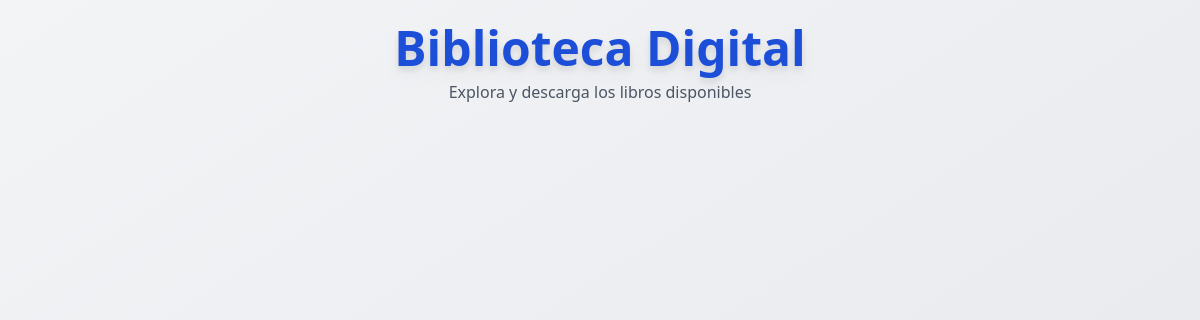
/code/micro/view.php, run on an earlier commit of the app's database.
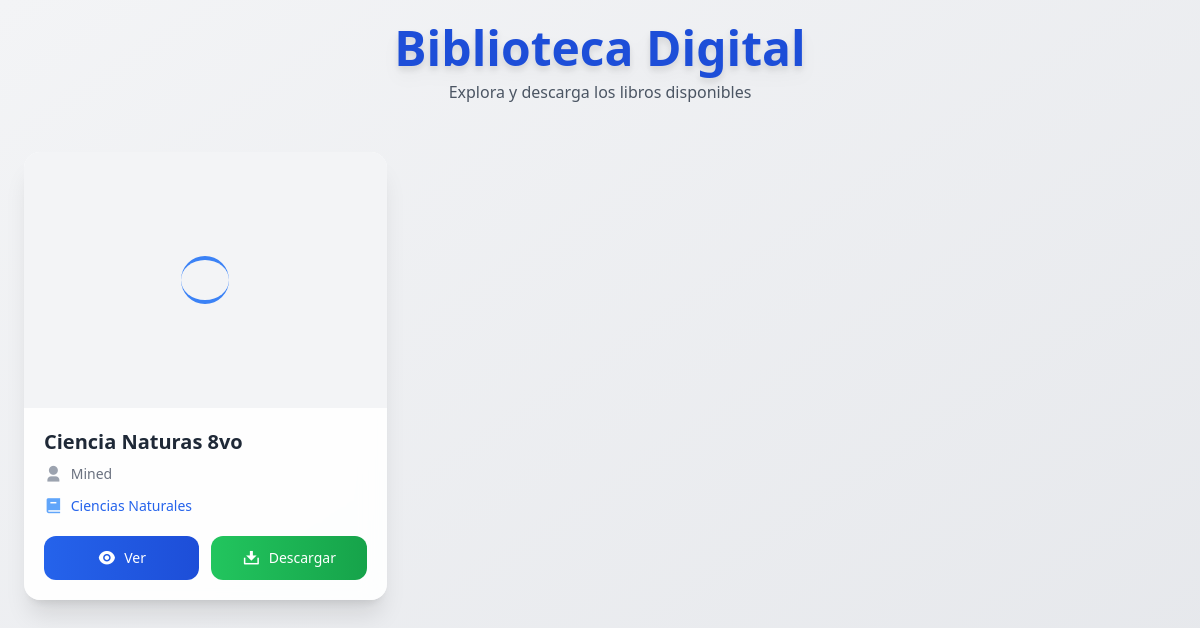
And on a later commit of the database.
### tables this page shows
CREATE TABLE `libros` (
  `id_libro` int NOT NULL,
  `id_asignatura` int NOT NULL,
  `titulo` varchar(100) NOT NULL,
  `autor` varchar(100) DEFAULT NULL,
  `ruta_pdf` varchar(255) NOT NULL,
  `fecha_subida` datetime DEFAULT CURRENT_TIMESTAMP
);

CREATE TABLE `asignaturas` (
  `id_asignatura` int NOT NULL,
  `nombre_asignatura` varchar(50) NOT NULL,
  `id_grado` int NOT NULL,
  `ruta_imagen` varchar(255) DEFAULT '../../img/Asignatura/predeterminada.png'
);

### code/micro/view.php (the view, shortened to what this page needs)
<?php
$host = "localhost";
$user = "root";
$pass = "mysql";
$db   = "project_db";
$conn = new mysqli($host, $user, $pass, $db);
$sql = "SELECT l.id_libro, l.titulo, l.autor, l.ruta_pdf, a.nombre_asignatura
        FROM libros l
        JOIN asignaturas a ON l.id_asignatura = a.id_asignatura
        ORDER BY l.fecha_subida DESC";
$result = $conn->query($sql);
?>
<!DOCTYPE html>
<html lang="es">
<head>
  <script src="https://cdn.tailwindcss.com"></script>
  <link href="https://cdn.jsdelivr.net/npm/remixicon@4.2.0/fonts/remixicon.css" rel="stylesheet">
</head>
<body class="bg-gradient-to-br from-gray-100 to-gray-200 min-h-screen p-6">
  <header class="text-center mb-12">
    <h1 class="text-4xl md:text-5xl font-extrabold text-blue-700 drop-shadow-lg">
      Biblioteca Digital
    </h1>
    <p class="text-gray-600 mt-2 text-sm md:text-base">Explora y descarga los libros disponibles</p>
  </header>
  <div class="grid grid-cols-1 sm:grid-cols-2 lg:grid-cols-3 xl:grid-cols-4 gap-8">
    <?php while ($row = $result->fetch_assoc()): ?>
      <div
        class="bg-white/90 backdrop-blur-md shadow-xl rounded-2xl overflow-hidden hover:shadow-2xl transform hover:scale-[1.03] transition-all duration-300 flex flex-col">
        <div class="h-64 bg-gray-100 flex items-center justify-center relative">
          <div id="loader-<?php echo $row['id_libro']; ?>" class="absolute">
            <div class="animate-spin rounded-full h-12 w-12 border-t-4 border-b-4 border-blue-500"></div>
          </div>
        </div>
        <div class="p-5 flex-1 flex flex-col">
          <h2
            class="text-lg md:text-xl font-semibold text-gray-800 mb-1 truncate"
            title="<?php echo htmlspecialchars($row['titulo']); ?>">
            <?php echo htmlspecialchars($row['titulo']); ?>
          </h2>
          <p class="text-gray-500 text-sm mb-1 flex items-center gap-2">
            <i class="ri-user-3-fill text-gray-400 text-lg"></i>
            <?php echo htmlspecialchars($row['autor']); ?>
          </p>
          <p class="text-blue-600 text-sm font-medium mb-4 flex items-center gap-2">
            <i class="ri-book-2-fill text-blue-400 text-lg"></i>
            <?php echo htmlspecialchars($row['nombre_asignatura']); ?>
          </p>
          <div class="mt-auto flex gap-3">
            <a href="/proyect_sistem/code/pdfjs/web/viewer.html?file=/proyect_sistem/code/pdfs/<?php echo urlencode(basename($row['ruta_pdf'])); ?>"
              target="_blank"
              class="flex-1 text-center px-4 py-2 bg-gradient-to-r from-blue-600 to-blue-700 text-white rounded-xl hover:from-blue-700 hover:to-blue-800 transition-all flex items-center justify-center gap-2 text-sm font-medium">
              <i class="ri-eye-fill text-white text-lg"></i>
              Ver
            </a>
            <a href="<?php echo $row['ruta_pdf']; ?>" download
              class="flex-1 text-center px-4 py-2 bg-gradient-to-r from-green-500 to-green-600 text-white rounded-xl hover:from-green-600 hover:to-green-700 transition-all flex items-center justify-center gap-2 text-sm font-medium">
              <i class="ri-download-2-fill text-white text-lg"></i>
              Descargar
            </a>
          </div>
        </div>
      </div>
    <?php endwhile; ?>
  </div>
</body>
</html>

What changed in the data, as far as the page shows it:
added libros: titulo "Ciencia Naturas 8vo", autor "Mined", id_asignatura.nombre_asignatura "Ciencias Naturales"
